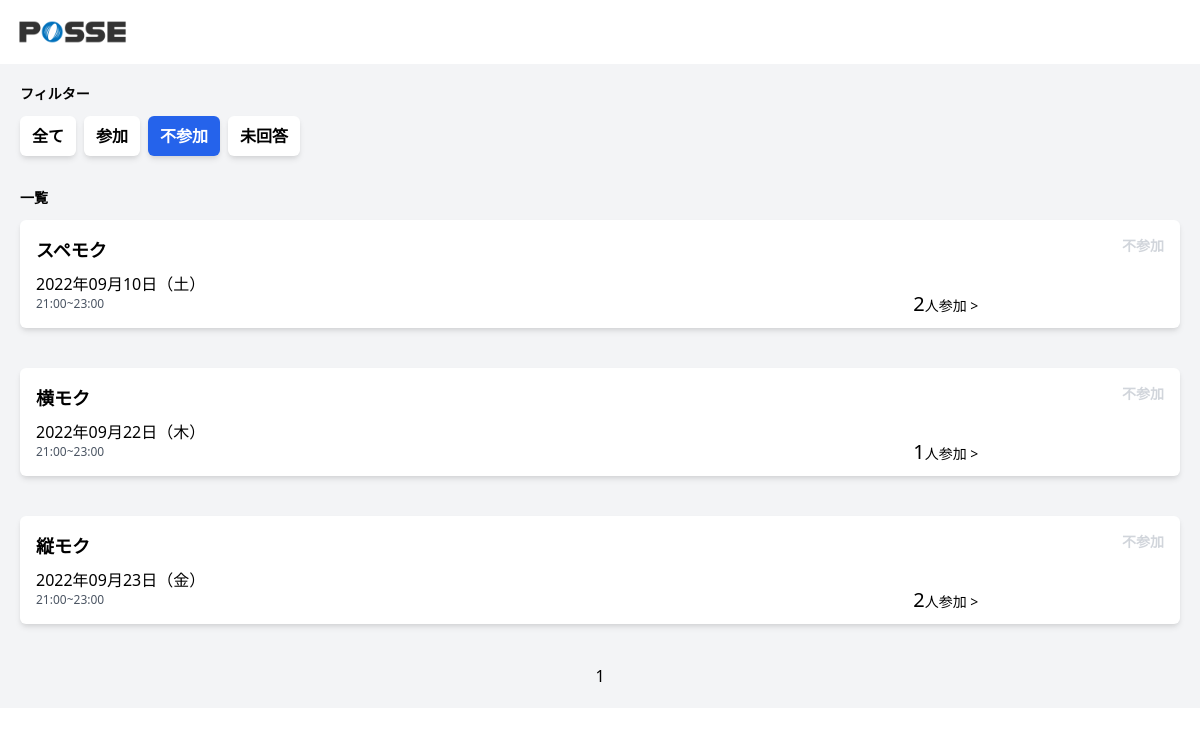
The app's page /?status=2 (signed in) with its own data.
### tables this page shows
CREATE TABLE event_attendance (
  id INT AUTO_INCREMENT NOT NULL PRIMARY KEY,
  event_id INT NOT NULL,
  user_id INT NOT NULL,
  participation INT NOT NULL DEFAULT 0,
  nonparticipation INT NOT NULL DEFAULT 0,
  notsubmitted INT NOT NULL DEFAULT 1,
  created_at DATETIME DEFAULT CURRENT_TIMESTAMP,
  updated_at DATETIME DEFAULT CURRENT_TIMESTAMP ON UPDATE CURRENT_TIMESTAMP,
  deleted_at DATETIME
);

CREATE TABLE events (
  id INT AUTO_INCREMENT NOT NULL PRIMARY KEY,
  name VARCHAR(10) NOT NULL,
  start_at DATETIME NOT NULL,
  end_at DATETIME NOT NULL,
  deadline DATETIME NOT NULL,
  detail VARCHAR(255),
  created_at DATETIME DEFAULT CURRENT_TIMESTAMP,
  updated_at DATETIME DEFAULT CURRENT_TIMESTAMP ON UPDATE CURRENT_TIMESTAMP,
  deleted_at DATETIME
);

### src/models/event_attendance.php (called while the page is built, shortened)
<?php
function getUserByAttendanceStatusByEvent($db, $eventId)
{
    $stmt = $db->prepare("select events.name, events.start_at, users.name from event_attendance inner join users on users.id = event_attendance.user_id inner join events on events.id = event_attendance.event_id where participation = 1 && event_id = $eventId && start_at >= now() order by events.name");
    $stmt->execute();
    $output = $stmt->fetchAll();
    return $output;
}

### src/index.php (the view, shortened to what this page needs)
<?php
require('dbconnect.php');
require('./models/event_attendance.php');
if($_GET['page_id'] >= 1){
  $page_id = $_GET['page_id'];
}else{
  $page_id = 1;
}
$condition = 10*($page_id - 1);
$status = $_GET["status"];
$today = date("Y-m-d");
$user_id = $_SESSION['user_id'];
if (!$_GET["status"]) {
  $stmt = $db->query("SELECT events.id as eventId, event_attendance.id, events.name, events.start_at,events.end_at,event_attendance.user_id,event_attendance.participation,event_attendance.nonparticipation,event_attendance.notsubmitted, count(event_attendance.id) AS total_participants  FROM event_attendance INNER JOIN events ON event_attendance.event_id=events.id WHERE  events.start_at >= '$today' AND event_attendance.user_id= '$user_id' GROUP BY  event_attendance.id  ORDER BY events.start_at ASC LIMIT $condition, 10");
  $stmt->execute();
  $events = $stmt->fetchAll();
  $stmt = $db->query("SELECT * FROM event_attendance INNER JOIN events ON event_attendance.event_id=events.id WHERE  events.start_at >= '$today' AND event_attendance.user_id= '$user_id' GROUP BY  event_attendance.id  ORDER BY events.start_at ASC");
  $counter = $stmt->fetchAll();
  $count = count($counter);
define('max_view',10);
$max_page = ceil($count/max_view);
$max_page = ceil($count/max_view);
} elseif ($_GET["status"] == 1 || $_GET["status"] == 2 || $_GET["status"] == 3) {
  if ($_GET["status"] == 1) {
    $stmt = $db->query("SELECT events.id as eventId, event_attendance.id, events.name, events.start_at, events.end_at,event_attendance.user_id,event_attendance.participation,event_attendance.nonparticipation,event_attendance.notsubmitted, count(event_attendance.id) AS total_participants  FROM event_attendance INNER JOIN events ON event_attendance.event_id=events.id WHERE event_attendance.participation='1' AND events.start_at >= '$today' AND event_attendance.user_id= '$user_id' GROUP BY  event_attendance.id  ORDER BY events.start_at ASC LIMIT $condition, 10");
    $stmt->execute();
    $events = $stmt->fetchAll();
    $stmt = $db->query("SELECT *  FROM event_attendance INNER JOIN events ON event_attendance.event_id=events.id WHERE event_attendance.participation='1' AND events.start_at >= '$today' AND event_attendance.user_id= '$user_id' GROUP BY  event_attendance.id  ORDER BY events.start_at ASC ");
    $counter = $stmt->fetchAll();
    $count = count($counter);
  define('max_view',10);
  $max_page = ceil($count/max_view);
  } elseif ($_GET["status"] == 2) {
    $stmt = $db->query("SELECT events.id as eventId, event_attendance.id, events.name, events.start_at, events.end_at,event_attendance.user_id,event_attendance.participation,event_attendance.nonparticipation,event_attendance.notsubmitted, count(event_attendance.id) AS total_participants  FROM event_attendance INNER JOIN events ON event_attendance.event_id=events.id WHERE event_attendance.nonparticipation='1' AND events.start_at >= '$today' AND event_attendance.user_id= '$user_id' GROUP BY  event_attendance.id  ORDER BY events.start_at ASC LIMIT $condition, 10");
    $stmt->execute();
    $events = $stmt->fetchAll();
    $stmt = $db->query("SELECT * FROM event_attendance INNER JOIN events ON event_attendance.event_id=events.id WHERE event_attendance.nonparticipation='1' AND events.start_at >= '$today' AND event_attendance.user_id= '$user_id' GROUP BY  event_attendance.id  ORDER BY events.start_at ASC");
    $counter = $stmt->fetchAll();
    $count = count($counter);
  $max_page = ceil($count/max_view);
  };
}
function get_day_of_week($w)
{
  $day_of_week_list = ['日', '月', '火', '水', '木', '金', '土'];
  return $day_of_week_list["$w"];
}
?>
<!DOCTYPE html>
<html lang="ja">
<head>
  <link href="https://unpkg.com/tailwindcss@^2/dist/tailwind.min.css" rel="stylesheet">
  <link href="top.css" rel="stylesheet">
</head>
<body>
  <header class="h-16">
    <div class="flex justify-between items-center w-full h-full mx-auto pl-2 pr-5">
      <div class="h-full">
        <img src="img/header-logo.png" alt="" class="h-full">
      </div>
    </div>
  </header>
  <main class="bg-gray-100">
    <div class="w-full mx-auto p-5">
      <div id="filter" class="mb-8">
        <h2 class="text-sm font-bold mb-3">フィルター</h2>
        <div class="flex">
          <?php
          if (!$_GET["status"]) {
            echo
            '
            <a href="/" class="px-3 py-2 text-md font-bold mr-2 rounded-md shadow-md bg-blue-600 text-white">全て</a>
            <a href="/?status=1" class="px-3 py-2 text-md font-bold mr-2 rounded-md shadow-md bg-white">参加</a>
            <a href="/?status=2" class="px-3 py-2 text-md font-bold mr-2 rounded-md shadow-md bg-white">不参加</a>
            <a href="/?status=3" class="px-3 py-2 text-md font-bold mr-2 rounded-md shadow-md bg-white">未回答</a>
            ';
          } elseif ($_GET["status"] == 1 || $_GET["status"] == 2 || $_GET["status"] == 3) {
            if ($_GET["status"] == 1) {
              echo
              '
              <a href="/" class="px-3 py-2 text-md font-bold mr-2 rounded-md shadow-md bg-white">全て</a>
              <a href="/?status=1" class="px-3 py-2 text-md font-bold mr-2 rounded-md shadow-md bg-blue-600 text-white">参加</a>
              <a href="/?status=2" class="px-3 py-2 text-md font-bold mr-2 rounded-md shadow-md bg-white">不参加</a>
              <a href="/?status=3" class="px-3 py-2 text-md font-bold mr-2 rounded-md shadow-md bg-white">未回答</a>
              ';
            } elseif ($_GET["status"] == 2) {
              echo
              '
              <a href="/" class="px-3 py-2 text-md font-bold mr-2 rounded-md shadow-md bg-white">全て</a>
              <a href="/?status=1" class="px-3 py-2 text-md font-bold mr-2 rounded-md shadow-md bg-white">参加</a>
              <a href="/?status=2" class="px-3 py-2 text-md font-bold mr-2 rounded-md shadow-md bg-blue-600 text-white">不参加</a>
              <a href="/?status=3" class="px-3 py-2 text-md font-bold mr-2 rounded-md shadow-md bg-white">未回答</a>
              ';
            };
          }
          ?>
        </div>
      </div>
      <div id="events-list">
        <div class="flex justify-between items-center mb-3">
          <h2 class="text-sm font-bold">一覧</h2>
        </div>
        <?php foreach ($events as $event) : ?>
          <?php
          $start_date = strtotime($event['start_at']);
          $end_date = strtotime($event['end_at']);
          $day_of_week = get_day_of_week(date("w", $start_date));
          $attendanceUserByEvent = getUserByAttendanceStatusByEvent($db, $event['eventId']);
          ?>
          <form class="modal-open bg-white mb-3 p-4 flex justify-between rounded-md shadow-md cursor-pointer" id="event-<?= $event['eventId']; ?>">
            <div>
              <h3 class="font-bold text-lg mb-2"><?php echo $event['name'] ?></h3>
              <p><?php echo date("Y年m月d日（${day_of_week}）", $start_date); ?></p>
              <p class="text-xs text-gray-600">
                <?php echo date("H:i", $start_date) . "~" . date("H:i", $end_date); ?>
              </p>
            </div>
            <div class="flex flex-col justify-between text-right">
              <div>
                <?php
                if (!$_GET["status"]) {
                  if ($event["notsubmitted"] == 1) {
                    echo
                    '
                  <p class="text-sm font-bold text-yellow-400">未回答</p>
                  <p class="text-xs text-yellow-400">期限 ';
                ?>
                  <?php echo date("m月d日", strtotime('-3 day', $end_date));
                    echo '</p>';
                  } elseif ($event["nonparticipation"] == 1) {
                    echo
                    '
                  <p class="text-sm font-bold text-gray-300">不参加</p>
                  ';
                  } elseif ($event["participation"] == 1) {
                    echo
                    '
                  <p class="text-sm font-bold text-green-400">参加</p>
                  ';
                  };
                } elseif ($_GET["status"] == 1 || $_GET["status"] == 2 || $_GET["status"] == 3) {
                  if ($_GET["status"] == 3) {
                    echo
                    '
                  <p class="text-sm font-bold text-yellow-400">未回答</p>
                  <p class="text-xs text-yellow-400">期限 ';
                  ?>
                <?php echo date("m月d日",  $end_date);
                    echo '</p>';
                  } elseif ($_GET["status"] == 2) {
                    echo
                    '
                  <p class="text-sm font-bold text-gray-300">不参加</p>
                  ';
                  } elseif ($_GET["status"] == 1) {
                    echo
                    '
                  <p class="text-sm font-bold text-green-400">参加</p>
                  ';
                  };
                }
                ?>
              </div>
            </div>
          </form>
          <div id="accordion" class="accordion-container">
                <h4 class="accordion-title js-accordion-title">
                  <p class="text-sm"><span class="text-xl"><?php echo count($attendanceUserByEvent); ?></span>人参加 ></p>
                </h4>
          </div>
        <?php endforeach; ?>
        <div class="paging">
        <?php if($status == 1 || $status == 2 || $status == 3){?>
        <?php for($i = 1; $i <= $max_page; $i++){ ?>
          <?php if($i == $page_id){ ?>
            <a tabindex="-1"><?= $i ?></a>
          <?php }else{ ?>
            <a href="<?= "http://" . $_SERVER['HTTP_HOST'] . "/index.php?page_id=$i&status=$status"?>"><?= $i ?></a>
          <?php } ?>
        <?php } ?>
        <?php } ?>
        </div>
      </div>
    </div>
  </main>
</body>
</html>

### src/top.css (style rules this page uses)
.accordion-container { cursor: pointer; }
.accordion-container .accordion-title { cursor: pointer; }
.accordion-title:after { content: ""; -webkit-transform: rotate(45deg); transform: rotate(45deg); }
.accordion-container { position: relative; left: 77%; bottom: 50px; width: 70px; }
.paging { width: 60%; margin: 0 auto; display: flex ; justify-content: space-around; }

### records on screen
event_attendance: event.name "スペモク", event.start_at "2022年09月10日（土）", event.start_at "21:00", event.end_at "23:00", count($attendanceUserByEvent) "2"
event_attendance: event.name "横モク", event.start_at "2022年09月22日（木）", event.start_at "21:00", event.end_at "23:00", count($attendanceUserByEvent) "1"
event_attendance: event.name "縦モク", event.start_at "2022年09月23日（金）", event.start_at "21:00", event.end_at "23:00", count($attendanceUserByEvent) "2"
